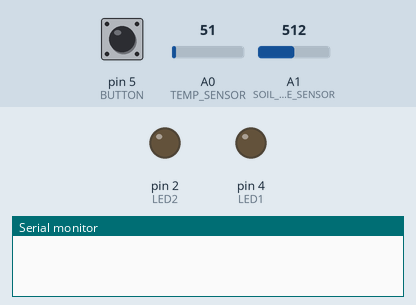
This sketch was run on a simulated Arduino Uno, built with avr-gcc and run on an emulated ATmega328P. Shown: output pins drawn as LEDs (lit = HIGH), the last lines printed to the serial monitor. The test bench sets the inputs (shaded band); at power-on: pin 5 (BUTTON) HIGH, A0 (TEMP_SENSOR) = 51, A1 (SOIL_MOISTURE_SENSOR) = 512.

Above: at 1.8 s.
1.9 s: pin 5 (BUTTON) pulled LOW for 1.15 s
At 3.4 s:
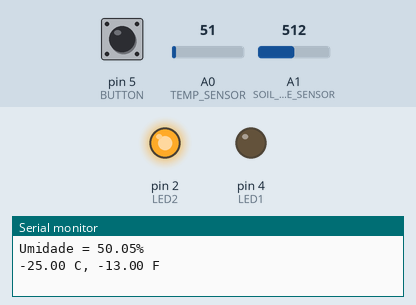
4.6 s: pin 5 (BUTTON) pulled LOW for 3.2 s
At 9.3 s:
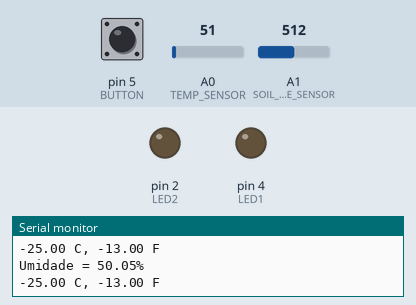
Timing chart, 0 to 10.8 s (numbered marks = the images above; inputs shaded):
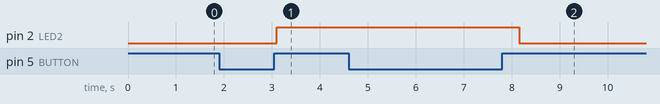

The sketch:

Atv2.ino
```cpp
#define TEMP_SENSOR A0
#define SOIL_MOISTURE_SENSOR A1
#define LED1 4
#define LED2 2
#define BUTTON 5

bool systemArmed = true;
int lastButtonState = LOW;

void setup()
{
  pinMode(TEMP_SENSOR, INPUT);
  pinMode(SOIL_MOISTURE_SENSOR, INPUT);
  pinMode(LED1, OUTPUT);
  pinMode(LED2, OUTPUT);
  pinMode(BUTTON, INPUT_PULLUP);
  Serial.begin(9600);
}

void loop()
{
  int buttonState = digitalRead(BUTTON);

  if (buttonState == HIGH && lastButtonState == LOW) {
    delay(50);
    if (digitalRead(BUTTON) == HIGH) {
      systemArmed = !systemArmed;
      digitalWrite(LED1, LOW);
      digitalWrite(LED2, LOW);
    }
  }

  lastButtonState = buttonState;

  if (systemArmed) {
    int moist = analogRead(SOIL_MOISTURE_SENSOR);
    float moistp = ((moist/1023.00)*100);
    Serial.print("Umidade = ");
    Serial.print(moistp);
    Serial.print("%\n");

    if (moistp > 35.0)
    {
      digitalWrite(LED2, HIGH);
    }
    else
    {
      digitalWrite(LED2, LOW);
    }

    int temp = analogRead(TEMP_SENSOR);
    float celsius = map(((temp - 20) * 3.04), 0, 1023, -40, 125);
    float fahrenheit = ((celsius * 9) / 5 + 32);
    Serial.print(celsius);
    Serial.print(" C, ");
    Serial.print(fahrenheit);
    Serial.println(" F");

    if (celsius >= 35 )
    {
      digitalWrite(LED1, HIGH);
    }
    else
    {
      digitalWrite(LED1, LOW);
    }
  }

  delay(1000);
}
```

Measured:
- after the input at 1.9 s, pin 2 (LED2): LOW → HIGH after 1.2 s
- after the input at 4.6 s, pin 2 (LED2): HIGH → LOW after 3.6 s
